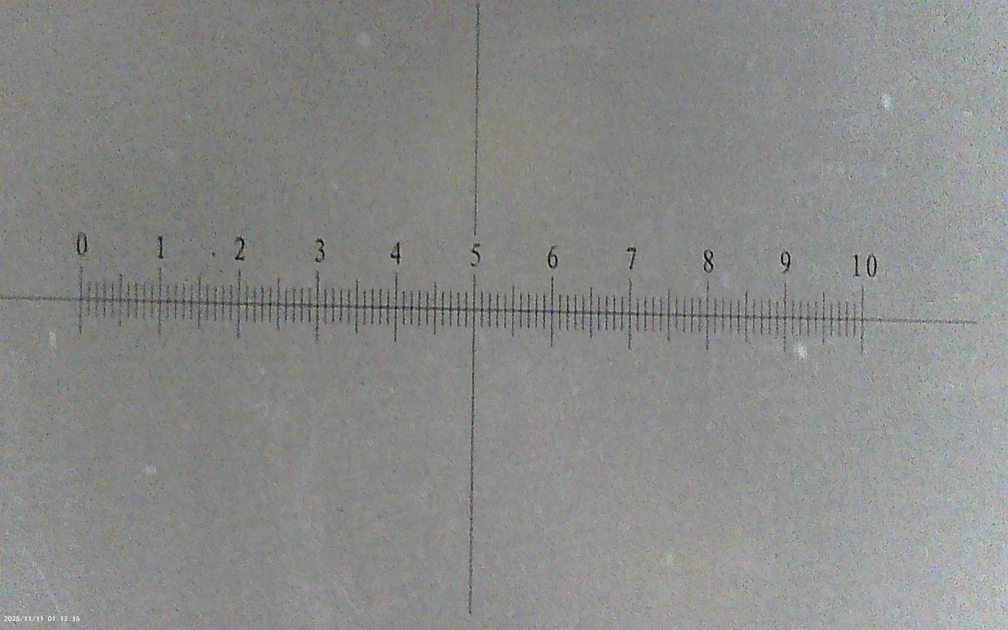
#> input picture ruler_imgs/PHO00029.JPG, 4032 x 2520 px, found by its file name (shown at 1/4 size)
$ python calibrate_ruler.py
#> lines starting #> are read from the running program, lines starting #| are printed output that depends on the picture
import cv2
import numpy as np
import json

# Global storage for clicked points
points = []

def mouse_callback(event, x, y, flags, param):
    global points
    if event == cv2.EVENT_LBUTTONDOWN:
        if len(points) < 2:
            points.append((x, y))
            print(f"Point {len(points)} selected: ({x}, {y})")

# 1. Load calibration slide image
image_path = '/home/pi/crystal-imaging/ruler_imgs/PHO00029.JPG'
img = cv2.imread(image_path)
#> img is the input picture: shape (2520, 4032, 3); mean B, G, R 136.1, 138.6, 137.1
img = cv2.resize(img, (500,400))
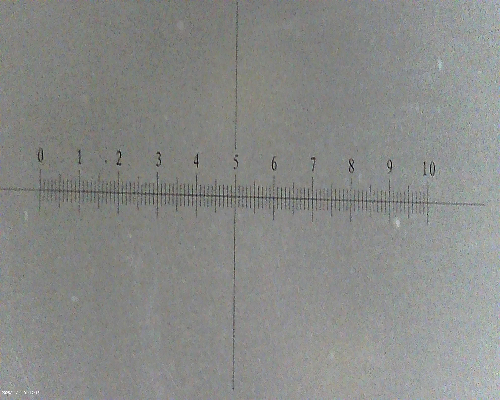
#> img: shape (400, 500, 3); mean B, G, R 136, 138.5, 137
if img is None:
    raise FileNotFoundError(f"Could not load image file: {image_path}")

clone = img.copy()

cv2.namedWindow("Calibration Tool")
cv2.setMouseCallback("Calibration Tool", mouse_callback)

print("--- MICROMETER CALIBRATION TOOL ---")
print("1. Left-click two known tick marks on the scale (e.g. 1 mm or 100 um apart).")
print("2. Press 'c' to confirm/calculate, or 'r' to reset points.")

while True:
    display = clone.copy()

    # Draw selected points and connecting line
    for pt in points:
        cv2.circle(display, pt, 2, (0, 0, 255), -1)
    if len(points) == 2:
        cv2.line(display, points[0], points[1], (0, 255, 0), 1)

    cv2.imshow("Calibration Tool", display)
    key = cv2.waitKey(1) & 0xFF
#> (key Esc is pressed here)

    if key == ord("r"):
        points = []
        print("Points reset.")
    elif key == ord("c"):
        if len(points) == 2:
            break
        else:
            print("Please click exactly 2 points before pressing 'c'.")

cv2.destroyAllWindows()

# 2. Calculate pixel distance (Euclidean distance formula)
p1, p2 = points
pixel_distance = np.sqrt((p2[0] - p1[0])**2 + (p2[1] - p1[1])**2)
print(f"\nMeasured Distance: {pixel_distance:.2f} pixels")

# 3. Prompt user for true scale values
real_distance = float(input("Enter true distance between points (e.g., 1.0 for 1mm, 100 for 100um): "))
unit_name = input("Enter physical unit (e.g., mm, um): ").strip()

# 4. Calculate conversions
pixels_per_unit = pixel_distance / real_distance
units_per_pixel = real_distance / pixel_distance

print("\n--- RESULTS ---")
print(f"Scale Factor: {pixels_per_unit:.4f} pixels/{unit_name}")
print(f"Resolution:   {units_per_pixel:.6f} {unit_name}/pixel")

# 5. Save calibration config for use in other scripts
config = {
    "pixels_per_unit": pixels_per_unit,
    "units_per_pixel": units_per_pixel,
    "unit": unit_name
}

with open("calibration_config.json", "w") as f:
    json.dump(config, f, indent=4)

print("Saved calibration factor to 'calibration_config.json'.")
